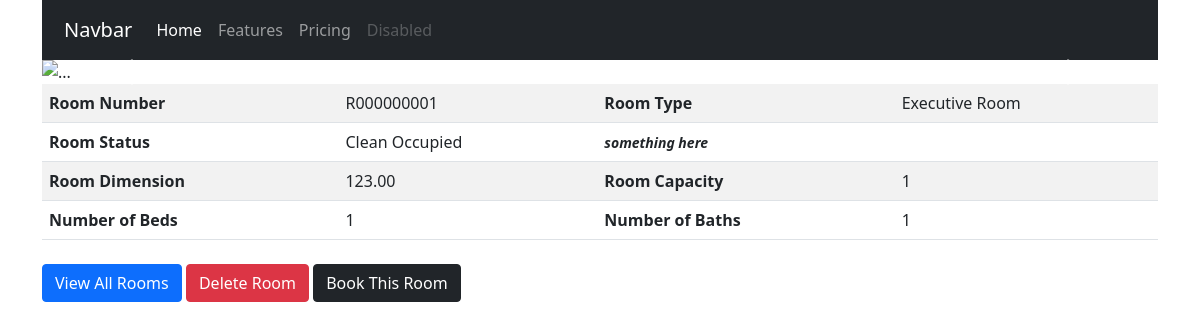
The page /rooms/r000000001/ on the database as committed earlier.
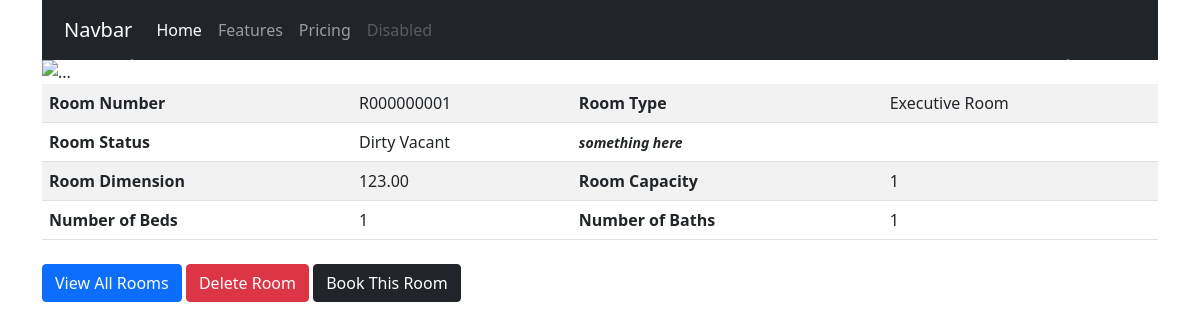
The same page on the database as committed later.
### hotel/models.py (models this page shows, shortened)
class Room(models.Model):
    id = models.UUIDField(primary_key=True, default=uuid.uuid4, editable=False)
    roomstatus = models.CharField(_("Room Status"), max_length=2, choices=ROOMSTATUS, default='dv')
    roomnumber = models.CharField(_("Room Number"), max_length=50, default=generateRoomNumber, db_index=True, unique=True)
    roomnumber_url = models.SlugField(_("Room Number URL"), null=True)
    roomtype = models.ForeignKey(RoomType, on_delete=models.CASCADE, limit_choices_to={'roomtype_active': True}, related_name='rooms')
    roomcapacity = models.PositiveIntegerField(_("Room Capacity")) #todo: set max value for room capacity
    roombed = models.PositiveIntegerField(_("Number of Beds"))
    roombath = models.PositiveIntegerField(_("Number of Bath"))
    roomdimension = models.DecimalField(_("Dimension (in Square Feet)"), max_digits=5, decimal_places=2)
    roomextras = models.ManyToManyField(RoomExtra, verbose_name=_("List of Extra Items"))
    created_at = models.DateTimeField(_("Created At"), auto_now_add=True)
    last_updated = models.DateTimeField(_("Updated At"), auto_now=False)
    is_available = models.BooleanField(_("Room Available"), default=True)
    roomdate = models.DateTimeField(_("Empty Date Field"), blank=True, null=True)
    class Meta:
        verbose_name = _("Room")
        verbose_name_plural = _("Rooms")

class RoomType(models.Model):
    id = models.UUIDField(primary_key=True, default=uuid.uuid4, editable=False)
    roomtype_name = models.CharField(_("Name"), max_length=50)
    roomtype_cost = models.DecimalField(_("Cost of Room/Night"), max_digits=5, decimal_places=2)
    roomtype_cost1 = models.DecimalField(_("Cost of Room/Night 1"), max_digits=5, decimal_places=2, blank=True, null=True)
    roomtype_info = models.CharField(_("RoomType Info 1"), max_length=50, blank=True, null=True)
    roomtype_active = models.BooleanField(_("Is Active?"), default=True)
    class Meta:
        verbose_name = _("RoomType")
        verbose_name_plural = _("RoomTypes")
    def __str__(self):
        return self.roomtype_name

### hotel/views.py (the view)
# urls.py: path('<slug>/', RoomDetailView.as_view(), name='room_detail'),
class RoomDetailView(generic.DetailView):
    model = Room
    slug_field = 'roomnumber_url'
    context_object_name = 'room'
    template_name = 'rooms/roomdetail.html'

### templates/rooms/roomdetail.html (shortened to what this page needs)
{% extends 'base.html' %}
{% block content %}
    <div id="carouselExampleControls" class="carousel slide" data-bs-ride="carousel">
        <div class="carousel-inner">
        <div class="carousel-item active">
            <img src="..." class="d-block w-100" alt="...">
        </div>
        </div>
        <button class="carousel-control-prev" type="button" data-bs-target="#carouselExampleControls" data-bs-slide="prev">
        <span class="carousel-control-prev-icon" aria-hidden="true"></span>
        </button>
        <button class="carousel-control-next" type="button" data-bs-target="#carouselExampleControls" data-bs-slide="next">
        <span class="carousel-control-next-icon" aria-hidden="true"></span>
        </button>
    </div>
    <div class="room-items">
        <table class="table table-striped">
            <tbody>
              <tr>
                <th scope="row">Room Number</th>
                <td>{{ room.roomnumber }}</td>
                <th scope="row">Room Type</th>
                <td>{{ room.roomtype }}</td>
              </tr>
              <tr>
                <th scope="row">Room Status</th>
                <td>{{ room.get_roomstatus_display }}</td>
                <th scope="row"><i><small>something here</small></i></th>
                <td>
                </td>
              </tr>
              <tr>
                <th scope="row">Room Dimension</th>
                <td>{{ room.roomdimension }}</td>
                <th scope="row">Room Capacity</th>
                <td>{{ room.roomcapacity }}</td>
              </tr>
              <tr>
                <th scope="row">Number of Beds</th>
                <td>{{ room.roombed }}</td>
                <th scope="row">Number of Baths</th>
                <td>{{ room.roombath }}</td>
              </tr>
            </tbody>
        </table>
    </div>
    <div class="room-list">
        <a href="{% url 'room_list' %}"><button class="btn btn-primary">View All Rooms</button></a>
        <a href="{% url 'room_delete' room.roomnumber_url %}"><button class="btn btn-danger">Delete Room</button></a>
        <a href="{% url 'booking_create' room.roomnumber_url %}"><button class="btn btn-dark">Book This Room</button></a>
    </div>
{% endblock content %}

Rows that differ between the two databases and show on the page:
changed Room "Executive Room": roomstatus "Clean Occupied" → "Dirty Vacant"
